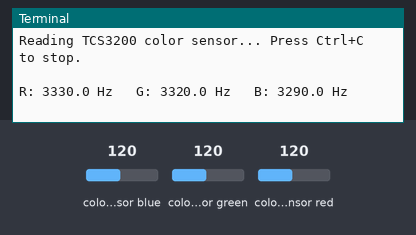
Bench run of a program on a simulated Raspberry Pi (BCM pin numbers). Parts: the last lines printed to the terminal. The inputs (shaded band) are chosen by the test bench; at power-on: colour sensor blue 120, colour sensor green 120, colour sensor red 120. The colour sensor's output runs at 400 + 24·value Hz for the selected filter; the clock reads 2024-03-15 10:24:30 at power-on unless the program sets it.

Above: at 1.2 s.
1.3 s: colour sensor blue set to 5
At 3.0 s:
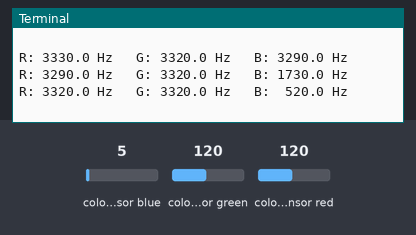
3.8 s: colour sensor green set to 5
At 4.7 s:
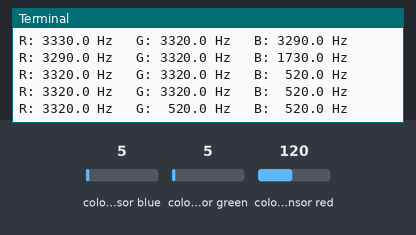
5.7 s: colour sensor red set to 5
At 6.9 s:
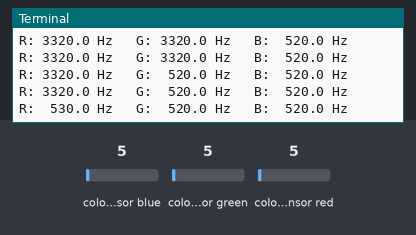

Measured:
- after the input at 1.3 s, the terminal: prints a new line after 0.11 s (image 1)
- after the input at 3.8 s, the terminal: prints a new line after 0.47 s (image 2)
- after the input at 5.7 s, the terminal: prints a new line after 0.47 s (image 3)

The program:

Color.py
```python
import time
from gpiozero import DigitalOutputDevice, DigitalInputDevice

# --- Pin setup (BCM numbering) - change to match your wiring ---
S0 = DigitalOutputDevice(5)
S1 = DigitalOutputDevice(6)
S2 = DigitalOutputDevice(13)
S3 = DigitalOutputDevice(19)
OUT = DigitalInputDevice(26)

# Set frequency scaling to 20%
S0.on()
S1.off()


def count_pulses(sample_time=0.1):
    """Count OUT pin pulses over sample_time seconds and return frequency (Hz)."""
    count = 0

    def _increment():
        nonlocal count
        count += 1

    OUT.when_activated = _increment
    start = time.time()
    while time.time() - start < sample_time:
        time.sleep(0.001)
    OUT.when_activated = None

    return count / sample_time


def read_color():
    # Red
    S2.off()
    S3.off()
    time.sleep(0.05)
    red = count_pulses()

    # Green
    S2.on()
    S3.on()
    time.sleep(0.05)
    green = count_pulses()

    # Blue
    S2.off()
    S3.on()
    time.sleep(0.05)
    blue = count_pulses()

    return red, green, blue


def main():
    print("Reading TCS3200 color sensor... Press Ctrl+C to stop.\n")
    try:
        while True:
            r, g, b = read_color()
            print(f"R:{r:7.1f} Hz   G:{g:7.1f} Hz   B:{b:7.1f} Hz")
            time.sleep(0.5)
    except KeyboardInterrupt:
        print("\nStopped by user.")


if __name__ == "__main__":
    main()
```
